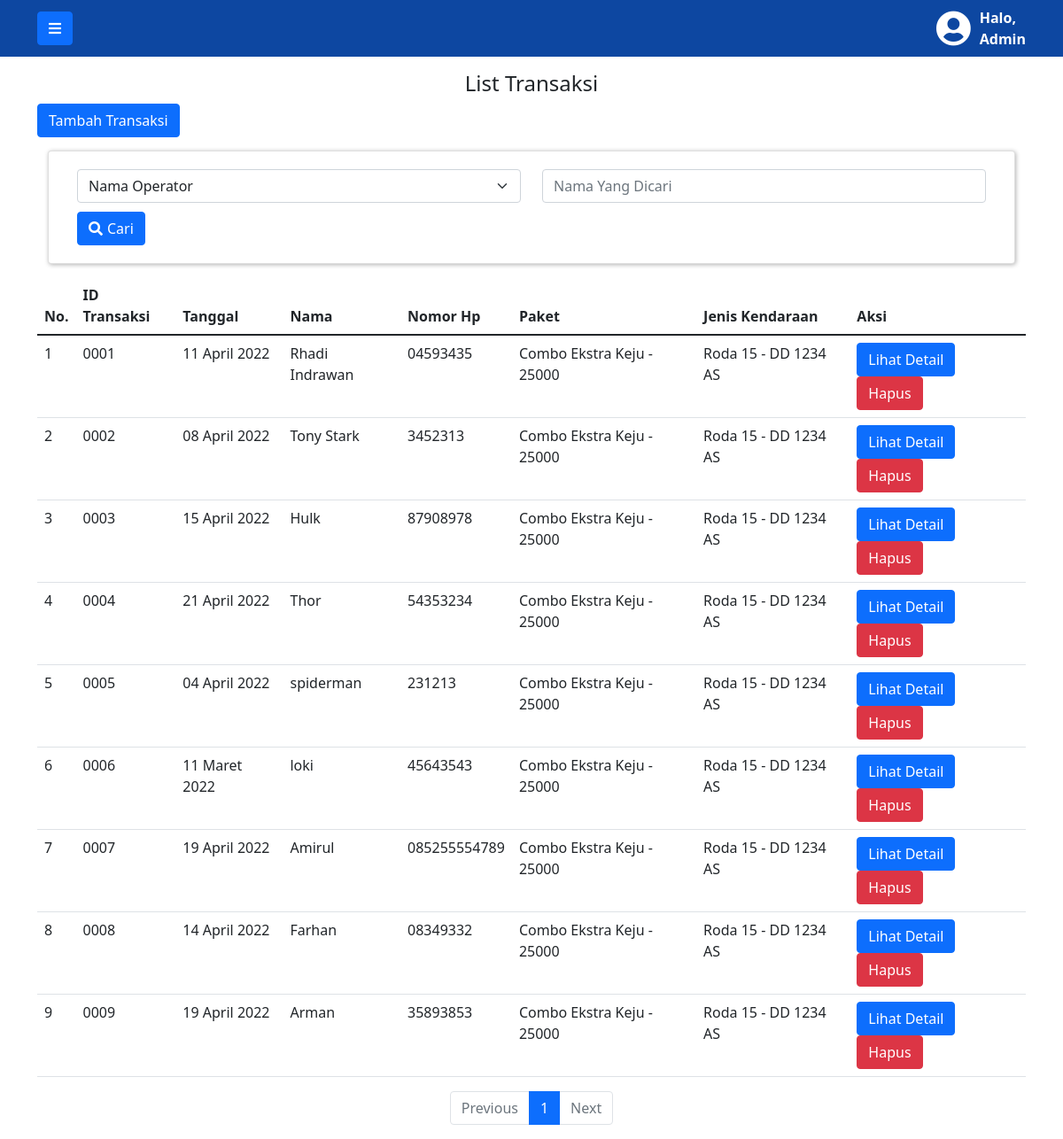
The page /admin/transaksi.php (signed in) on the database its author committed.
### tables this page shows
CREATE TABLE IF NOT EXISTS `transaksi` (
  `id_transaksi` varchar(150) NOT NULL,
  `tanggal` date DEFAULT NULL,
  `nama` varchar(150) DEFAULT NULL,
  `alamat` varchar(200) DEFAULT NULL,
  `no_hp` varchar(50) DEFAULT NULL,
  `paket` varchar(150) DEFAULT NULL,
  `harga` double DEFAULT NULL,
  `tipe_kendaraan` varchar(150) DEFAULT NULL,
  `no_plat` varchar(150) DEFAULT NULL,
  `operator` varchar(150) DEFAULT NULL,
  PRIMARY KEY (`id_transaksi`)
);

### paginasi/main-paginasi.php (called while the page is built, shortened)
<?php
     $page = (isset($_GET['page']))? (int) $_GET['page'] : 1;
     $kolomCari=(isset($_GET['Kolom']))? $_GET['Kolom'] : "";
     $kolomKataKunci=(isset($_GET['KataKunci']))? $_GET['KataKunci'] : "";
     $limit = 15;
     $limitStart = ($page - 1) * $limit;
     if($kolomCari=="" && $kolomKataKunci==""){
          $dt = mysqli_query($mysqli, "$qry $orderby LIMIT ".$limitStart.",".$limit);
     }
?>

### admin/assets/datetime/datetimeFormat.php (called while the page is built, shortened)
<?php
class datetimeFormat {
    public static function TanggalIndo($date){
          $BulanIndo = array(
                            "Januari",
                            "Februari",
                            "Maret",
                            "April",
                            "Mei",
                            "Juni",
                            "Juli",
                            "Agustus",
                            "September",
                            "Oktober",
                            "November",
                            "Desember"
                            );
          $tahun = substr($date, 0, 4);
          $bulan = substr($date, 5, 2);
          $tgl   = substr($date, 8, 2);
          $result = $tgl . " " . $BulanIndo[(int)$bulan-1] . " ". $tahun;
          return($result);
    }
}
?>

### admin/transaksi.php (the view, shortened to what this page needs)
<?php
	include('template/header.php');
	include('assets/datetime/datetimeFormat.php');
?>
<?php
	$qry = "SELECT * FROM transaksi";
	$orderby = "";
  $view   = "transaksi.php";
  $column = [
              'value'  => ['id_transaksi', 'nama', 'alamat', 'no_plat'],
              'label'  => ['Nama Operator', 'Nama', 'Alamat', 'Nomor Plat'],
              'type'   => ['text', 'text', 'text', 'text']
            ];
?>
	<section id="operator">
		<div class="container">
			<h5 class="title text-center">List Transaksi</h5>
			<button type="button" class="btn btn-primary" data-bs-toggle="modal" data-bs-target="#tambah-transaksi">
			  Tambah Transaksi
			</button>
			<div class="list">
				<div class="container">
	        <div class="card">
	          <?php include('../paginasi/pencarian.php'); ?>
	        </div>
	      </div>
				<table class="table">
					<thead>
				    <tr>
				      <th scope="col">No.</th>
				      <th scope="col">ID Transaksi</th>
				      <th scope="col">Tanggal</th>
				      <th scope="col">Nama</th>
				      <th scope="col">Nomor Hp</th>
				      <th scope="col">Paket</th>
				      <th scope="col">Jenis Kendaraan</th>
				      <th scope="col">Aksi</th>
				    </tr>
				  </thead>
				  <tbody>
					<?php
						include('../paginasi/main-paginasi.php');
						$no = 1;
						while($data = mysqli_fetch_array($dt)) {
					?>
					<tr>
						<td><?php echo $no; ?></td>
						<td><?php echo $data['id_transaksi']; ?></td>
						<td><?php echo datetimeFormat::TanggalIndo($data['tanggal']); ?></td>
						<td><?php echo $data['nama']; ?></td>
						<td><?php echo $data['no_hp']; ?></td>
						<td><?php echo $data['paket'].' - '.$data['harga']; ?></td>
						<td><?php echo $data['tipe_kendaraan'].' - '.$data['no_plat']; ?></td>
						<td>
							<button type="button" class="btn btn-primary" data-bs-toggle="modal" data-bs-target="#detail-transaksi<?php echo $data['id_transaksi']; ?>">
							  Lihat Detail
							</button>
							<button type="button" class="btn btn-danger confirm-delete<?php echo $data['id_transaksi']; ?>">
							  Hapus
							</button>
						</td>
					</tr>
				<?php $no++; } ?>
					</tbody>
				</table>
				<?php include('../paginasi/btn-paginasi.php'); ?>
			</div>
		</div>
	</section>
<?php include('template/footer.php'); ?>

### admin/template/header.php (shortened to what this page needs)
<?php
  if ($_SESSION['otorisasi'] == 'admin') {
    $oto = "Admin";
  } else {
    $oto = "Kasir";
  }
?>
<!DOCTYPE html>
<html>
<head>
  <link rel="stylesheet" type="text/css" href="../css/font-awesome/all.css">
  <link href="https://cdn.jsdelivr.net/npm/bootstrap@5.1.3/dist/css/bootstrap.min.css" rel="stylesheet">
  <link rel="stylesheet" type="text/css" href="css/style.css">
</head>
<body>
<nav class="navbar fixed-top navbar-expand-lg navbar-dark">
  <div class="container">
    <a class="btn btn-primary" data-bs-toggle="offcanvas" href="#offcanvasExample" role="button" aria-controls="offcanvasExample">
      <i class="fas fa-bars"></i>
    </a>
    <div class="collapse navbar-collapse justify-content-end" id="navbarNavAltMarkup">
      <div class="navbar-nav">
        <i class="fas fa-user-circle"></i>
        <div class="akun">
          <b>
            <p>Halo,</p>
            <p><?php echo $oto; ?></p>
          </b>
        </div>
      </div>
    </div>
  </div>
</nav>

### paginasi/pencarian.php (shortened to what this page needs)
<div class="container">
  <form method="get">
    <div class="row">
      <div class="col-md-6">
        <select name="Kolom" id="select-column-paginasi" class="form-select">
          <?php
            for ($i=0; $i < count($column['value']); $i++) {
          ?>
            <option value="<?php echo $column['value'][$i]; ?>" <?php if(isset($_GET['Kolom']) AND $_GET['Kolom']==$column['value'][$i]){echo'selected';} ?>><?php echo $column['label'][$i]; ?></option>
          <?php } ?>
        </select>
      </div>
      <div class="col-md-6">
        <input id="input-column-paginasi" type="text" class="form-control" placeholder="Nama Yang Dicari" name="KataKunci" value="<?php if(isset($_GET['KataKunci'])){echo $_GET['KataKunci'];} ?>">
      </div>
      <div class="col-md-6 tombol">
        <button type="submit" class="btn btn-primary"><i class="fas fa-search"></i>Cari</button>
      </div>
    </div>
  </form>
</div>

### paginasi/btn-paginasi.php
<nav aria-label="Page navigation example">
  <ul class="pagination justify-content-center">
    <?php
      if($page == 1){
    ?>
      <li class="page-item disabled"><a class="page-link">Previous</a></li>
    <?php
      }
      else{
        $LinkPrev = ($page > 1)? $page - 1 : 1;
    ?>
        <li class="page-item"><a class="page-link" href="<?php echo $view; ?>?page=<?php echo $LinkPrev; ?>">Previous</a></li>
    <?php } ?>
    <?php
      if(isset($_POST['search'])){
        $search = $_POST['search'];
        $SqlQuery = mysqli_query($mysqli, "$qry WHERE $field LIKE '%". $search ."%'");
      }else{
        $SqlQuery = mysqli_query($mysqli, "$qry");
      }
      $JumlahData = mysqli_num_rows($SqlQuery);
      $jumlahPage = ceil($JumlahData / $limit);
      $jumlahNumber = 1;
      $startNumber = ($page > $jumlahNumber)? $page - $jumlahNumber : 1;
      $endNumber = ($page < ($jumlahPage - $jumlahNumber))? $page + $jumlahNumber : $jumlahPage;
      for($i = $startNumber; $i <= $endNumber; $i++){
        $linkActive = ($page == $i)? ' class="page-item active"' : '';
    ?>
        <li<?php echo $linkActive; ?>><a class="page-link" href="<?php echo $view; ?>?page=<?php echo $i; ?>"><?php echo $i; ?></a></li>
    <?php } ?>
    <?php
     if($page == $jumlahPage){
    ?>
      <li class="disabled page-item"><a class="page-link" href="#">Next</a></li>
    <?php
    }
    else{
      $linkNext = ($page < $jumlahPage)? $page + 1 : $jumlahPage;
      ?>
        <li class="page-item"><a class="page-link" href="<?php echo $view; ?>?page=<?php echo $linkNext; ?>">Next</a></li>
    <?php } ?>
  </ul>
</nav>

### admin/template/footer.php (shortened to what this page needs)
</body>
</html>

### admin/css/style.css (style rules this page uses)
.navbar { background-color: #0d47a1; color: #fff; }
.navbar .navbar-nav { align-items: center; }
.navbar .navbar-nav i { font-size: 2.5rem; margin-right: 10px; }
.navbar .navbar-nav .akun p { margin: 0; padding: 0; }
#operator { margin-top: 80px; }
#operator .title { font-size: 1.5rem; }
#operator .list .card { margin: 15px 0; padding: 20px; box-shadow: 1px 1px 5px rgba(0, 0, 0, 0.3); }
#operator .list .card .tombol { margin-top: 10px; }
#operator .list .card .tombol i { margin-right: 5px; }

### rows shown on the page
transaksi: id_transaksi "0001", tanggal "11 April 2022", nama "Rhadi Indrawan", no_hp "04593435", paket "Combo Ekstra Keju", harga "25000", tipe_kendaraan "Roda 15", no_plat "DD 1234 AS"
transaksi: id_transaksi "0002", tanggal "08 April 2022", nama "Tony Stark", no_hp "3452313", paket "Combo Ekstra Keju", harga "25000", tipe_kendaraan "Roda 15", no_plat "DD 1234 AS"
transaksi: id_transaksi "0003", tanggal "15 April 2022", nama "Hulk", no_hp "87908978", paket "Combo Ekstra Keju", harga "25000", tipe_kendaraan "Roda 15", no_plat "DD 1234 AS"
transaksi: id_transaksi "0004", tanggal "21 April 2022", nama "Thor", no_hp "54353234", paket "Combo Ekstra Keju", harga "25000", tipe_kendaraan "Roda 15", no_plat "DD 1234 AS"
transaksi: id_transaksi "0005", tanggal "04 April 2022", nama "spiderman", no_hp "231213", paket "Combo Ekstra Keju", harga "25000", tipe_kendaraan "Roda 15", no_plat "DD 1234 AS"
transaksi: id_transaksi "0006", tanggal "11 Maret 2022", nama "loki", no_hp "45643543", paket "Combo Ekstra Keju", harga "25000", tipe_kendaraan "Roda 15", no_plat "DD 1234 AS"
transaksi: id_transaksi "0007", tanggal "19 April 2022", nama "Amirul", no_hp "085255554789", paket "Combo Ekstra Keju", harga "25000", tipe_kendaraan "Roda 15", no_plat "DD 1234 AS"
transaksi: id_transaksi "0008", tanggal "14 April 2022", nama "Farhan", no_hp "08349332", paket "Combo Ekstra Keju", harga "25000", tipe_kendaraan "Roda 15", no_plat "DD 1234 AS"
transaksi: id_transaksi "0009", tanggal "19 April 2022", nama "Arman", no_hp "35893853", paket "Combo Ekstra Keju", harga "25000", tipe_kendaraan "Roda 15", no_plat "DD 1234 AS"

### other values the page prints
$oto "Admin"
form field Kolom "Nama Operator"
